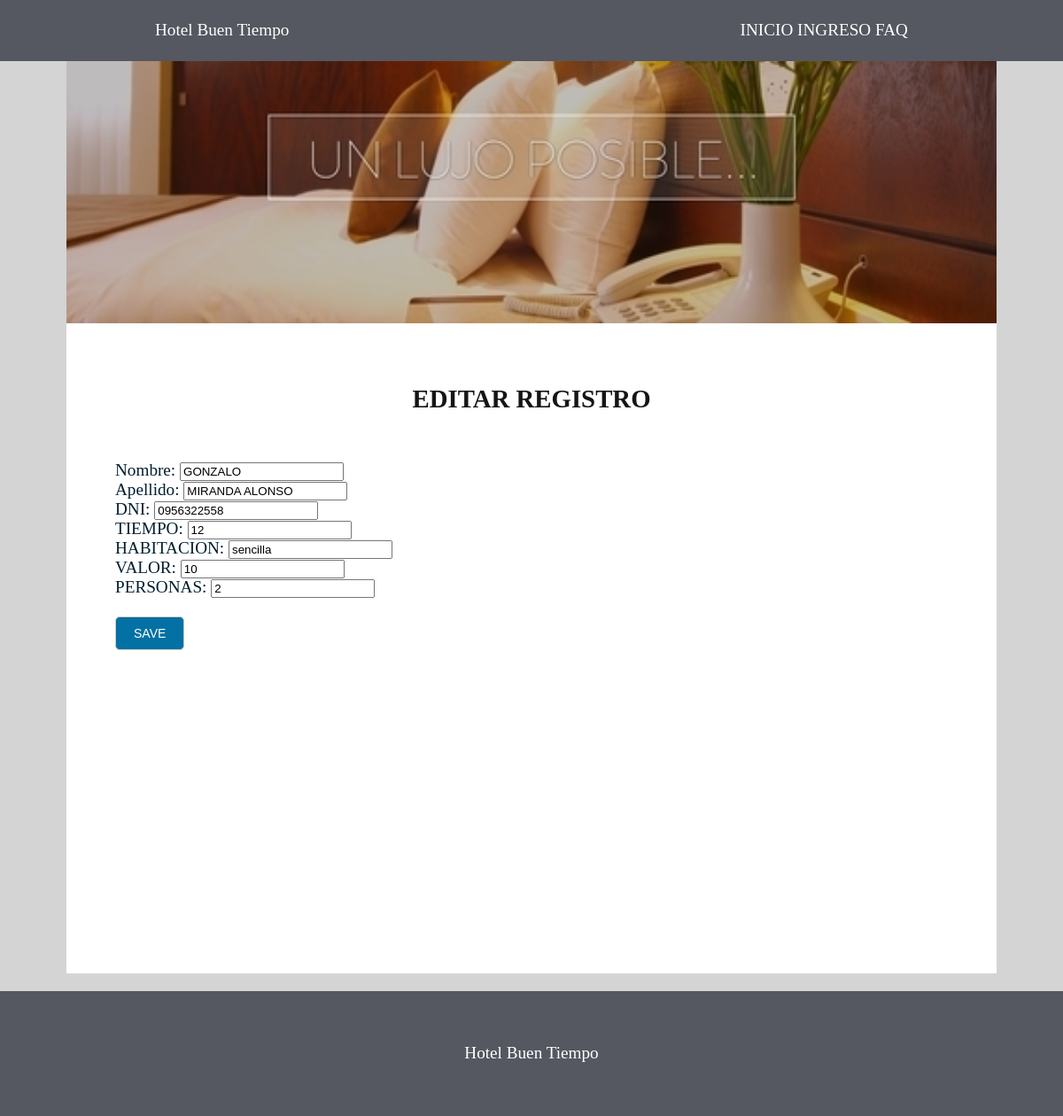
The page /modif_prod1.php?id=3 on the database its author committed.
### tables this page shows
CREATE TABLE `tblhotel` (
  `id` int(11) NOT NULL,
  `nombre` varchar(100) NOT NULL,
  `apellido` varchar(100) NOT NULL,
  `dni` varchar(99) NOT NULL,
  `tiempo` int(99) NOT NULL,
  `habitacion` varchar(200) NOT NULL,
  `valor` int(99) NOT NULL,
  `personas` int(99) NOT NULL
);

### modif_prod1.php (the view, shortened to what this page needs)
<?php
  $consulta=ConsultarPersona($_GET['id']);
  function ConsultarPersona( $id )
  {
   include 'conexion.php';
   $sentencia="SELECT * FROM tblhotel WHERE id='".$id."' ";
   $resultado= $conexion->query($sentencia) or die ("Error al consultar persona".mysqli_error($conexion));
   $fila=$resultado->fetch_assoc();
   return [
    $fila['id'],
    $fila['nombre'],
    $fila['apellido'],
    $fila['dni'],
    $fila['tiempo'],
    $fila['habitacion'],
    $fila['valor'],
    $fila['personas']
   ];
  }
?>
<html>
<head>
  <link rel="stylesheet" type="text/css" href="estilos.css">
  </head>
  <body>
    <header class="header">
      <div class="container logo-nav-container">
        Hotel Buen Tiempo
                <nav class="navigation">
          <ul class="show">
          <li><a href="index.php">INICIO</a></li>
          <li><a href="ingreso.php">INGRESO</a></li>
          <li><a href="faq.php">FAQ</a></li>
        </ul>
        </nav>
      </div>
    </header>
    <main class="main">
        <img src="images/portada.jpg" class="img-banner2">
    <br>
  <div class="parrafo">
    <span> <h1>EDITAR REGISTRO</h1> </span>
      <br>
    <form action="modif_prod2.php" method="POST" style="border-collapse: separate; border-spacing: 10px 5px;">
      <input type="hidden" id="id" name="id" value="<?php echo $consulta[0] ?>" disable><br>
      <label>Nombre: </label>
      <input type="text" id="nombre" name="nombre" value="<?php echo $consulta[1] ?>"><br>
      <label>Apellido: </label>
      <input type="text" id="apellido" name="apellido" value="<?php echo $consulta[2] ?>"><br>
      <label>DNI: </label>
      <input type="text" id="dni" name="dni" value="<?php echo $consulta[3] ?>"><br>
      <label>TIEMPO: </label>
      <input type="text" id="tiempo" name="tiempo" value="<?php echo $consulta[4] ?>"><br>
      <label>HABITACION: </label>
      <input type="text" id="habitacion" name="habitacion" value="<?php echo $consulta[5] ?>"><br>
      <label>VALOR: </label>
      <input type="text" id="valor" name="valor" value="<?php echo $consulta[6] ?>"><br>
      <label>PERSONAS: </label>
      <input type="text" id="personas" name="personas" value="<?php echo $consulta[7] ?>"><br>
      <br>
      <button type="submit" class="btn btn-success">SAVE</button>
     </form>
<br><br><br><br><br><br><br><br><br><br><br><br><br><br>
      </div>
      </main>
      <footer class="footer" >
        <div class="contiene" >
          <p>
Hotel Buen Tiempo          </p>
        </div>
      </footer>
  </body>
  </html>

### estilos.css (style rules this page uses)
body { background: #d4d4d4; ffont-family: 'Piazzolla', serif; color:#021F2F; font-size: 1.2rem; line-height: 1.3rem; margin:0; }
p { margin: 55px 0px; font-family: 'Piazzolla', serif; }
.container { display: inline-block; width: 85%; max-width: 850px; margin:0 auto; }
.parrafo { max-width: 1050px; margin-bottom: 20px; padding: 55px; }
.main h1 { text-align: center; color: #151515; font-family: 'Sansita Swashed', cursive; }
.header { background: #555761; color:white; padding:1rem 0; position: fixed; left:0; top: 0; right: 0; }
.header a { color:white; text-decoration: none; align-items: center; }
.logo-nav-container { display: flex; justify-content: space-between; align-items: center; flex-wrap: wrap; }
.navigation ul { margin:0; padding: 0; list-style: none; }
.navigation ul li { display: inline-block; }
.navigation ul li a { display: block; padding: 0.5rem 0; transition: all 0.4s linear; border-radius: 5px; }
.main { width: 95%; max-width: 1050px; margin:0 auto; background: white; }
.footer { background: #555761; padding: 0.3rem 0; text-align: center; margin-top: 0.5rem; color:white; }
h1 { color: #273445; font:bold; font-size: 150%; }
form .btn { border: 1px solid #ccc; border-radius: 5px; box-shadow: 0 1px 1px rgba(0, 0, 0, 0.075) inset; color: #fff; display: block; font-size: 14px; background: rgb(3, 113, 163); margin-bottom: 15px; padding: 10px 20px; margin-right: 10px; outline: medium none; cursor: pointer; }
.img-banner2 { text-align: center; width: 100%; height: auto; }

### rows shown on the page
tblhotel: nombre "GONZALO", apellido "MIRANDA ALONSO", dni "0956322558", tiempo "12", habitacion "sencilla", valor "10", personas "2"
